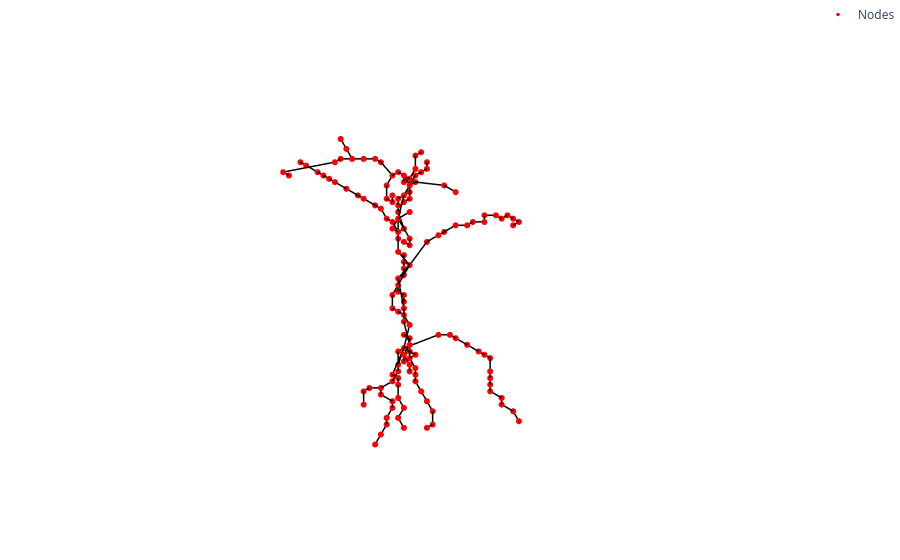

Notebook code for this chart:
### Code cell
import numpy as np
import dismech
import os

plant_name = "pepper0"

position = "1"

geom = dismech.GeomParams(
    rod_r0=0.03,
    shell_h=0.0,
)

material = dismech.Material(density=1100,
                            youngs_rod=2.16e7,
                            youngs_shell=0,
                            poisson_rod=0.5,
                            poisson_shell=0)

dyn_sim = dismech.SimParams(static_sim=False,
                                  two_d_sim=True,   # no twisting
                                  use_mid_edge=False,
                                  use_line_search=False,
                                  show_floor=False,
                                  log_data=True,
                                  log_step=1,
                                  dt=1e-3,
                                  max_iter=50,
                                  total_time=5,
                                  plot_step=100,
                                  tol=1e-4,
                                  ftol=1e-4,
                                  dtol=1e-2
                                  )

env = dismech.Environment()
env.add_force('gravity', g=np.array([0.0, 0.0, -9.81]))
env.add_force('damping', eta=100)

input_txt = os.path.join('../tests/resources/tomato_pollination/plants/', f"{plant_name}.txt")
geo = dismech.Geometry.from_txt(input_txt)

robot = dismech.SoftRobot(geom, material, geo, dyn_sim, env)

### Figure 1 — Plotly figure (JSON) as saved in the notebook; plotly's stock layout.template omitted (floating-point values rounded to 4 significant figures; data arrays with more than 128 entries replaced by an {"elided": "..."} marker saying what was removed)
{"data": [{"line": {"color": "black", "width": 3}, "mode": "lines", "showlegend": false, "type": "scatter3d", "x": {"elided": "522 float values"}, "y": {"elided": "522 float values"}, "z": {"elided": "522 float values"}}, {"marker": {"color": "red", "size": 3.5}, "mode": "markers", "name": "Nodes", "type": "scatter3d", "x": {"elided": "175 float values"}, "y": {"elided": "175 float values"}, "z": {"elided": "175 float values"}}], "layout": {"margin": {"b": 0, "l": 0, "r": 0, "t": 0}, "scene": {"aspectmode": "data", "camera": {"projection": {"type": "orthographic"}}, "xaxis": {"visible": false}, "yaxis": {"visible": false}, "zaxis": {"visible": false}}}}
